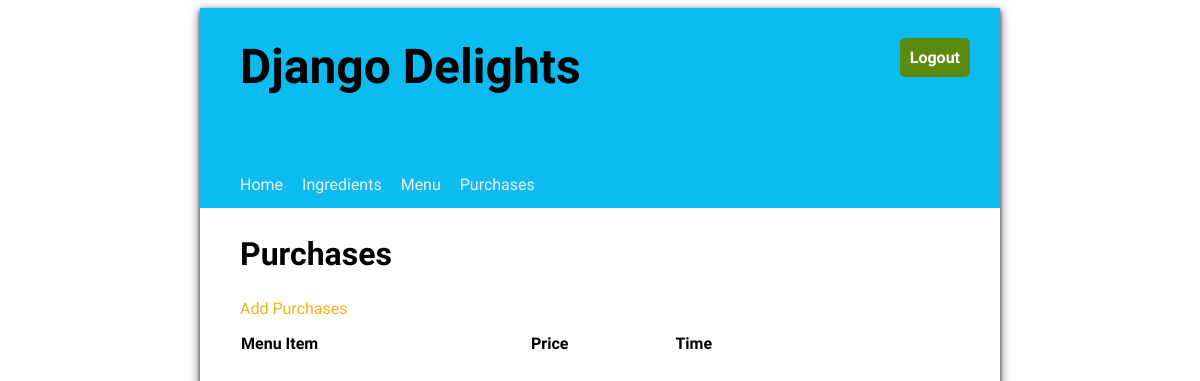
The app's page /purchase/list (signed in), older data.
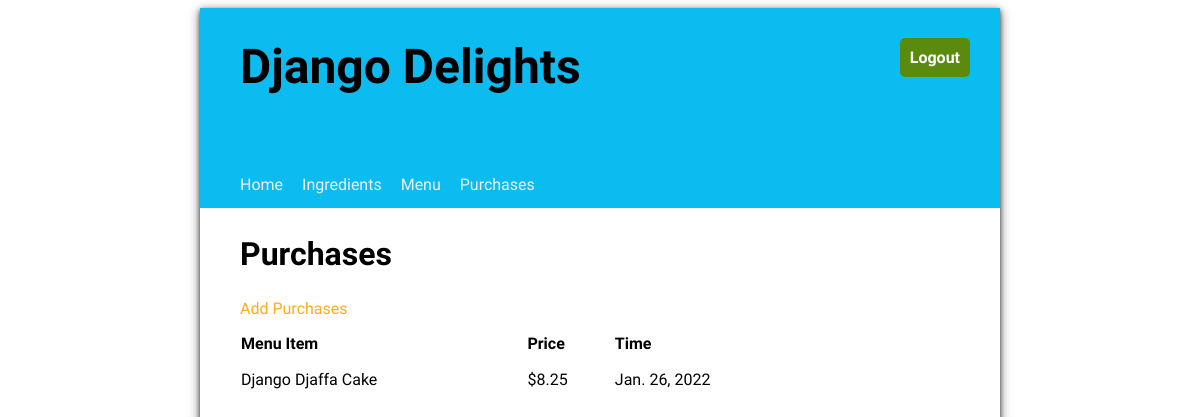
The same page, newer data.
### inventory/models.py (models this page shows, shortened)
class Purchases(models.Model):
    menu_item = models.ForeignKey( MenuItems, on_delete =models.CASCADE)
    timestamp = models.DateField(auto_now = True)

class MenuItems(models.Model):
    title = models.CharField(max_length= 100)
    price = models.FloatField(default= 0.00)

### inventory/views.py (the view)
# urls.py: path("purchase/list", views.PurchasesList.as_view(), name = "purchaseslist"),
class PurchasesList(LoginRequiredMixin, ListView):
    model = Purchases
    template_name = "purchases_list_html"

### inventory/templates/inventory/purchases_list.html (shortened to what this page needs)
{% extends 'base.html' %}
{% load static %}
{% block content %}
    <h2>Purchases</h2>
    <a href = "{% url 'createpurchase' %}">Add Purchases</a>
    <table class="inventory-table">
        <thead>
            <tr>
                <th>Menu Item</th>
                <th>Price</th>
                <th>Time</th>
            </tr>
        </thead>
        <tbody>
        {% for purchase in purchases_list %}
            <tr>
                <td>{{ purchase.menu_item.title }}</td>
                <td class="price">${{ purchase.menu_item.price|stringformat:".2f" }}</td>
                <td>{{ purchase.timestamp }}</td>
            </tr>
        {% endfor %}
        </tbody>
    </table>
{% endblock %}

Row changes from the older to the newer data that the page shows:
added Purchases: menu_item "Django Djaffa Cake", menu_item.price "8.25", timestamp "Jan. 26, 2022"
